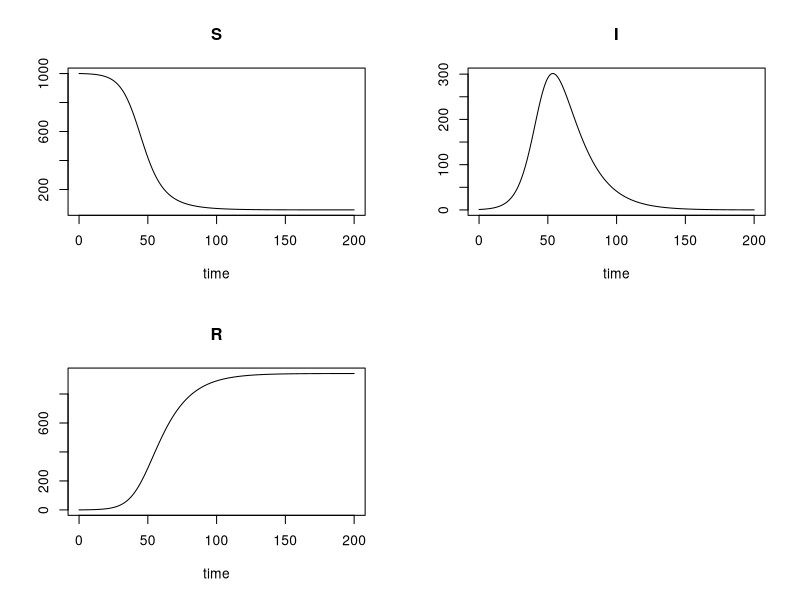

The R source for this figure:
rm(list=ls())
library(deSolve)

#Define SIR model as anction (later used in the ODE solver)
SIR_func <- function(t, SIR, P) {
  S <- SIR[1]
  I <- SIR[2]
  R <- SIR[3]
    dSdt <- -P$beta * I * S 
    dIdt <- P$beta * I * S - P$rho * I
    dRdt <- P$rho * I
    
  return(list(c(dSdt,dIdt,dRdt)))
}

SIR0 <- c(S=1000, I=1, R=0) #Inital conditions


#Parameters
#For Covid-19 recovery rate is 14 days => rho=1/14)
rho <- 1/14 

#R0 has been estimated to be between 1.5-3.5 (see slide)
R0<-3

#Beta can be computed from R0 (see slide)
beta <- rho*R0/SIR0[1]

#Collect the parameters in same variable as a list of parameters 
P <- list(beta=beta, rho=rho) #collect parameter in P


tt <- seq(0,200, by=1) #Set time values for the solver

#Run the solver and plot the results
result <- ode(y=SIR0, func=SIR_func, parms=P, times=tt)
plot(result)
